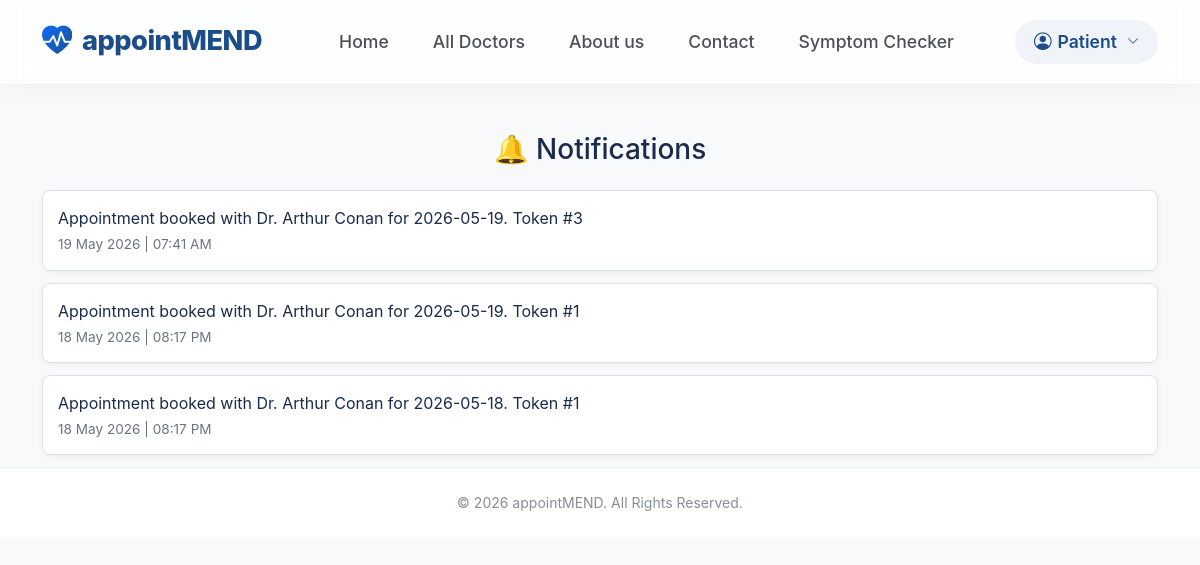
Screenshot of /appointments/notifications/ (signed in) with the database file from the repository.
### appointments/models.py (models this page shows)
class Notification(models.Model):
    user = models.ForeignKey(User, on_delete=models.CASCADE)
    message = models.CharField(max_length=255)
    is_read = models.BooleanField(default=False)
    created_at = models.DateTimeField(auto_now_add=True)

### appointments/views.py (the view)
# urls.py: path('notifications/', views.notifications_page, name='notifications_page'),
@login_required
def notifications_page(request):
    notifications = Notification.objects.filter(
        user=request.user
    ).order_by('-created_at')
    notifications.update(is_read=True)
    return render(request, "notifications.html", {
        "notifications": notifications
    })

### templates/notifications.html (shortened to what this page needs)
{% extends "base.html" %}
{% block content %}
<div class="container mt-5">
    <h3 class="mb-4 text-center">🔔 Notifications</h3>
    {% for n in notifications %}
        <div class="notif-card {% if not n.is_read %}unread{% endif %}">
            <div class="d-flex justify-content-between align-items-center">
                <div>
                    <p class="mb-1 {% if not n.is_read %}fw-bold{% endif %}">
                        {{ n.message }}
                    </p>
                    <div class="time">
                        {{ n.created_at|date:"d M Y | h:i A" }}
                    </div>
                </div>
            </div>
        </div>
    {% empty %}
        <div class="text-center text-muted">
            No notifications yet.
        </div>
    {% endfor %}
</div>
{% endblock %}

### static/css/style.css (style rules this page uses)
:root { --primary-blue: #1b4d89; --light-bg: #f0f5fa; --text-dark: #1a2b4b; }
body { font-family: 'Inter', sans-serif; color: var(--text-dark); overflow-x: hidden; }

### templates/base.html (style rules this page uses)
body { background-color: #ffffff; font-family: 'Inter', Arial, sans-serif; }

### templates/notifications.html (style rules this page uses)
body { background-color: #f8f9fa; }
.notif-card { background: #fff; border: 1px solid #dee2e6; border-radius: 8px; padding: 15px; margin-bottom: 12px; box-shadow: 0 2px 5px rgba(0,0,0,0.05); transition: 0.2s; }
.time { font-size: 0.85rem; color: #6c757d; }

### rows the page displays
Notification: message "Appointment booked with Dr. Arthur Conan for 2026-05-19. Token #3", created_at|h "19 May 2026 | 07:41 AM"
Notification: message "Appointment booked with Dr. Arthur Conan for 2026-05-19. Token #1", created_at|h "18 May 2026 | 08:17 PM"
Notification: message "Appointment booked with Dr. Arthur Conan for 2026-05-18. Token #1", created_at|h "18 May 2026 | 08:17 PM"
